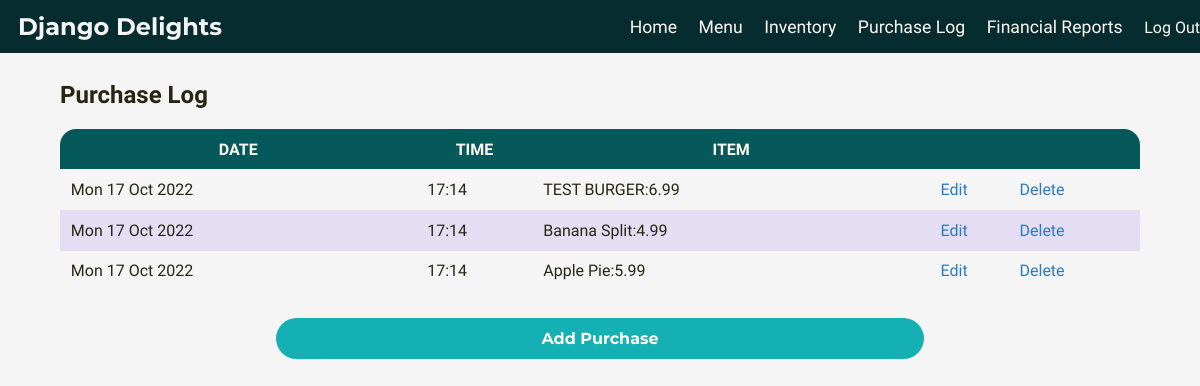
Page /purchase/list (signed in) on the committed database.
### inventory/models.py (models this page shows, shortened)
class Purchase(models.Model):
    purchased_item = models.ForeignKey(MenuItem, on_delete=models.CASCADE)
    timestamp = models.DateTimeField(default=timezone.now, blank=True)

class MenuItem(models.Model):
    menu_item_name = models.CharField(unique=True, max_length=30)
    item_price = models.FloatField(default=0.00)
    def __str__(self):
        return self.menu_item_name + ":" + str(self.item_price)

### inventory/views.py (the view)
# urls.py: path('purchase/list', views.PurchaseList.as_view(), name='purchaselist'),
class PurchaseList(LoginRequiredMixin, ListView):
    model = Purchase
    template_name = "inventory/purchase_list.html"

### inventory/templates/inventory/purchase_list.html (shortened to what this page needs)
{% extends "./base.html" %}
{% load static %}
{% block head %}
<link rel="stylesheet" href="{% static 'inventory/style.css' %}">
{% endblock %}
{% block content %}
<div class="container body-container">
    <h2>Purchase Log</h2>
    {% if object_list %}
        <table>
            <tr class="table-heading">
                <th>Date</th>
                <th>Time</th>
                <th>Item</th>
                <th></th>
                <th></th>
            </tr>
        {% for purchase in object_list %}
        <tr>
            <td>{{ purchase.timestamp|date:"D d M Y"}}</td>
            <td>{{ purchase.timestamp|time:"H:i" }}</td>
            <td>{{ purchase.purchased_item }}</td>
            <td><a href="{% url 'purchaseupdate' purchase.id %}">Edit</a></td>
            <td><a href="{% url 'purchasedelete' purchase.id %}">Delete</a></td>
        </tr>
        {% endfor %}
    </table>
    {% else %}
            <p>No purchases have been logged.</p>
        {% endif %}
<a href="{% url 'purchasecreate' %}" class ="add-btn">Add Purchase</a>
</div>
{% endblock %}

### inventory/static/inventory/style.css (style rules this page uses)
body { width:100%; height:100%; top:0; left:0; margin:0; padding:0; position:relative; background-color:#F5F5F5; max-width: 100vw; color:#282612; font-family: 'Work Sans', sans-serif; font-size:1em; }
body a { text-decoration:none; color: #277BC0; }
.body-container { width:90%; margin-left:5%; padding:0; display:flex; flex-direction:column; margin-top:0.5em; margin-bottom:10%; justify-content:flex-start; }
table { width:100%; border-collapse:collapse; }
table td, th { padding:1%; margin:0; border:none; }
.body-container table:not(.overview-tbl) tr:first-child { background-color:#05595B; color:#fffbf0; }
.body-container h2 { text-align:left; align-self: flex-start; }
table th { text-transform:uppercase; }
table:not(.overview-tbl) tr:nth-child(odd):not(.table-heading) { background-color:#e4ddf4; }
table:not(.overview-tbl) { border-radius:1em !important; }
table:not(.overview-tbl) tr:first-of-type { border-radius:1em 1em 0 0 !important; }
table:not(.overview-tbl) tr:last-of-type { border-radius:0 0 1em 1em !important; }
table:not(.overview-tbl) th:first-of-type { border-radius:1em 0 0 0; }
table:not(.overview-tbl) th:last-of-type, table:not(.overview-tbl) { border-radius:0 1em 0 0; }
table:not(.overview-tbl) tr:last-of-type td:last-of-type, table:not(.overview-tbl) { border-radius: 0 0 1em 0; }
table:not(.overview-tbl) tr:last-of-type td:first-of-type, table:not(.overview-tbl) { border-radius: 0 0 0 1em; }
.add-btn { text-align:center; width:50%; align-self:center; font-family: 'Montserrat', sans-serif; font-weight:700; }
.add-btn, input[type=submit] { margin-top:2.5%; background-color:#15b0b3; color:#fffbf0; padding:1% 5%; transition:1s; border-radius:2em; }

### rows in the picture
Purchase: timestamp "Mon 17 Oct 2022", timestamp "17:14", purchased_item "TEST BURGER:6.99"
Purchase: timestamp "Mon 17 Oct 2022", timestamp "17:14", purchased_item "Banana Split:4.99"
Purchase: timestamp "Mon 17 Oct 2022", timestamp "17:14", purchased_item "Apple Pie:5.99"
